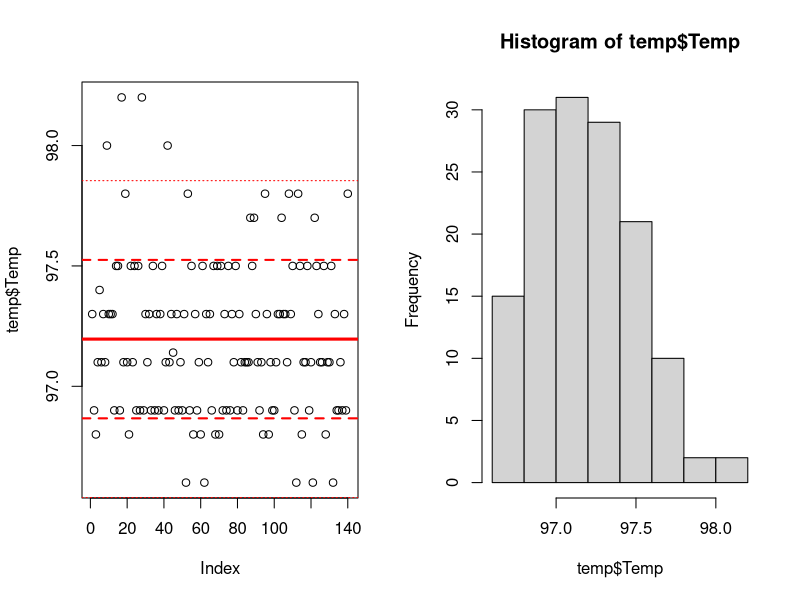
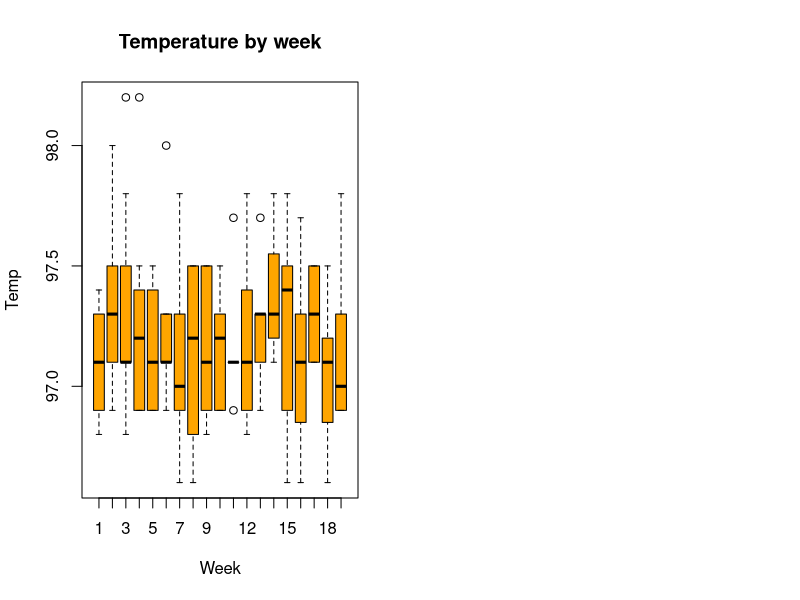
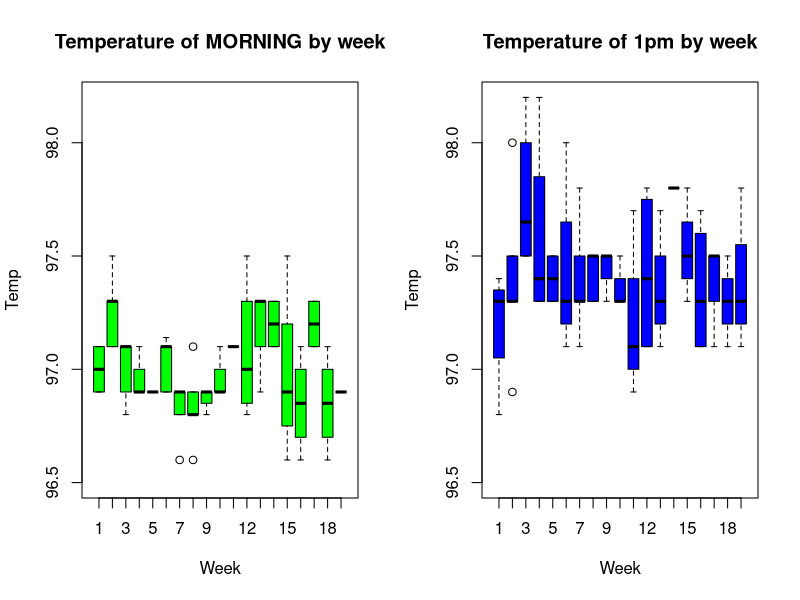
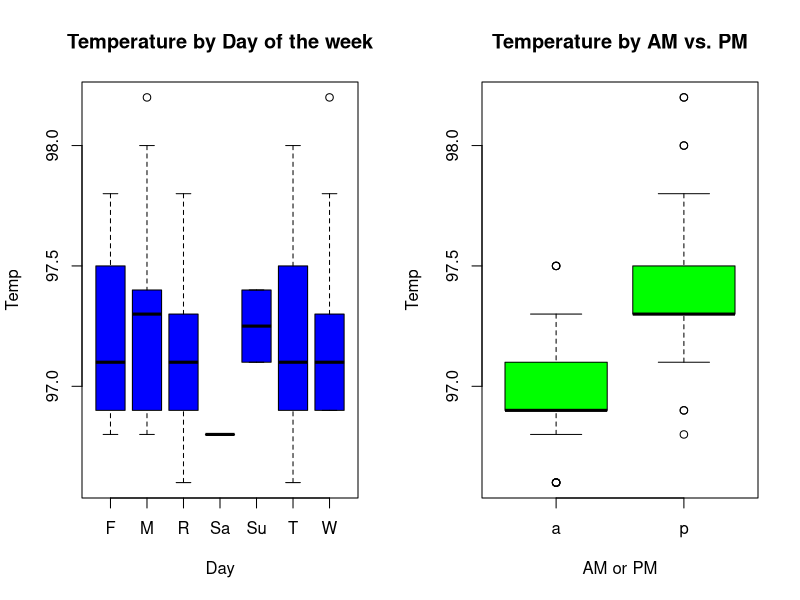
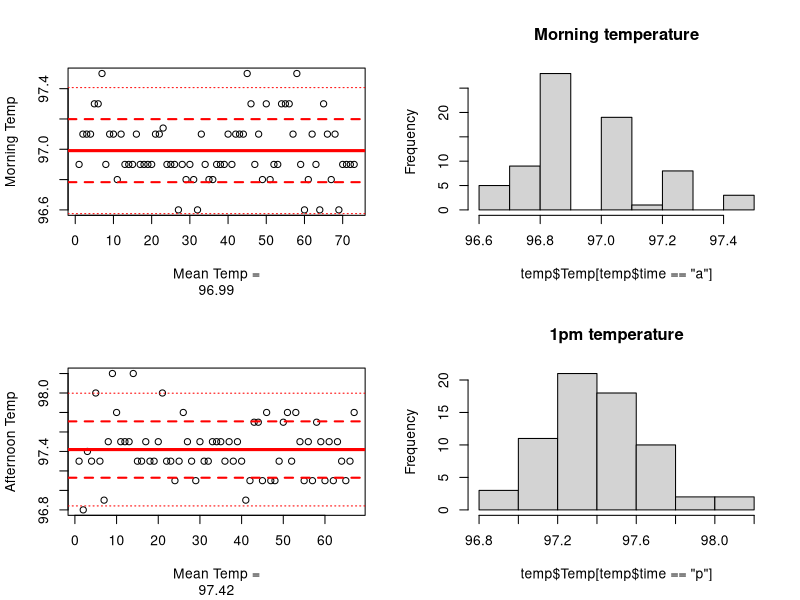

The R source for these figures, in order:
## ---- chunk 1
setwd("C:/Users/mcook/Box Sync/1MPAMI")
temp <- read.csv("Temperature2 during lockdown.csv", header = TRUE)

temp$week <- as.factor(temp$week)
temp$doweek <- as.factor(temp$doWeek)
temp$time <- as.factor(temp$time)
tempmean = mean(temp$Temp)
tempsd = sd(temp$Temp)
tempmean_1 <- tempmean - tempsd
tempmean_2 <- tempmean - 2 * tempsd
tempmean.2 <- tempmean + 2 * tempsd
tempmean.1 <- tempmean + tempsd
summary(temp)
par(mfrow=c(1,2))
plot(temp$Temp) + abline(h=c(tempmean_2, tempmean_1, tempmean, tempmean.1, tempmean.2),col=c("red","red","red","red","red"), lty=c(3,2,1,2,3), lwd = c(1,2,3,2,1))
hist(temp$Temp)




## ---- chunk 2
boxplot(temp$Temp~temp$week, main="Temperature by week", xlab="Week", ylab="Temp", col = "orange")
model_w <- aov(Temp~week, data=temp)
summary(model_w)
model.tables(model_w, type="means")
#TukeyHSD(model_w, conf.level=.99)
par(mfrow=c(1,2))
boxplot(temp$Temp[temp$time=="a"]~temp$week[temp$time=="a"], main="Temperature of MORNING by week", xlab="Week", ylab="Temp", col = "green",ylim=c(96.5,98.2))
boxplot(temp$Temp[temp$time=="p"]~temp$week[temp$time=="p"], main="Temperature of 1pm by week", xlab="Week", ylab="Temp", col = "blue",ylim=c(96.5,98.2))
## ---- chunk 3
boxplot(temp$Temp~temp$doweek, main="Temperature by Day of the week", xlab="Day", ylab="Temp", col = "blue")
model_dow <- aov(Temp~doweek, data=temp)
summary(model_dow)
TukeyHSD(model_dow, conf.level=.99)
## ---- chunk 4

boxplot(temp$Temp~temp$time, main="Temperature by AM vs. PM", xlab="AM or PM", ylab="Temp", col = "green")
model_time <- aov(Temp~time, data=temp)
model.tables(model_time, type="means")
summary(model_time)
TukeyHSD(model_time, conf.level=.99)


tempamean = mean(temp$Temp[temp$time=="a"])
tempalabel = c("Mean Temp =",round(tempamean,2))
tempasd = sd(temp$Temp[temp$time=="a"])
tempamean_1 <- tempamean - tempasd
tempamean_2 <- tempamean - 2 * tempasd
tempamean.2 <- tempamean + 2 * tempasd
tempamean.1 <- tempamean + tempasd
#summary(temp)
par(mfrow=c(2,2))
plot(temp$Temp[temp$time=="a"], ylab="Morning Temp", xlab=tempalabel) + abline(h=c(tempamean_2, tempamean_1, tempamean, tempamean.1, tempamean.2),col=c("red","red","red","red","red"), lty=c(3,2,1,2,3), lwd = c(1,2,3,2,1))
hist(temp$Temp[temp$time=="a"], main="Morning temperature")

temppmean = mean(temp$Temp[temp$time=="p"])
tempplabel = c("Mean Temp =",round(temppmean,2))
temppsd = sd(temp$Temp[temp$time=="p"])
temppmean_1 <- temppmean - temppsd
temppmean_2 <- temppmean - 2 * temppsd
temppmean.2 <- temppmean + 2 * temppsd
temppmean.1 <- temppmean + temppsd
#summary(temp)

plot(temp$Temp[temp$time=="p"], ylab="Afternoon Temp", xlab=tempplabel) + abline(h=c(temppmean_2, temppmean_1, temppmean, temppmean.1, temppmean.2),col=c("red","red","red","red","red"), lty=c(3,2,1,2,3), lwd = c(1,2,3,2,1))
hist(temp$Temp[temp$time=="p"],breaks=10,main="1pm temperature")
